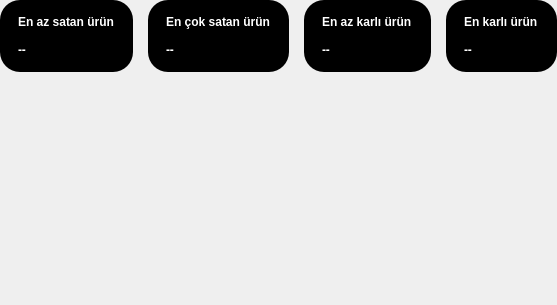
                    <widget class="QWidget" name="_1satis">
                     <layout class="QGridLayout" name="gridLayout_39">
                      <property name="leftMargin">
                       <number>0</number>
                      </property>
                      <property name="topMargin">
                       <number>0</number>
                      </property>
                      <property name="rightMargin">
                       <number>0</number>
                      </property>
                      <property name="bottomMargin">
                       <number>0</number>
                      </property>
                      <item row="0" column="0">
                       <widget class="QWidget" name="widget" native="true">
                        <property name="styleSheet">
                         <string notr="true">QComboBox {
    background-color: black; /* لون الخلفية */
   	border: 2px solid black;
	padding: 10px 20px; 
    border-radius: 8px; /* زوايا دائرية */
    padding: 4px; /* حشوة داخلية */
    color: white; /* لون النص */
    font-size: 16px; /* حجم الخط */
    combobox-popup: 0; /* منع ظهور قائمة منبثقة خارجية */
}

QComboBox:hover {

   	border: 2px solid white;

}

QComboBox::drop-down {
    subcontrol-origin: padding;
    subcontrol-position: top right;
    width: 25px; /* عرض زر القائمة المنسدلة */
    border-left: 1px solid white; /* خط فاصل بين القائمة المنسدلة وبقية الصندوق */
}

QComboBox::down-arrow {
    image: url(:/other ic/icon/other ico/arrow down.png);
    width: 13px;
    height: 13px;
}

QComboBox::down-arrow:on {
	image: url(:/other ic/icon/other ico/arrow up.png)
}

QComboBox QAbstractItemView {
    background-color: black; /* لون خلفية القائمة المنسدلة */
   
    selection-background-color: black; /* لون خلفية العنصر المحدد */
    selection-color: white; /* لون النص للعناصر المحددة */
    color: white; /* لون النص للعناصر غير المحددة */
}
</string>
                        </property>
                        <layout class="QGridLayout" name="gridLayout_68">
                         <property name="leftMargin">
                          <number>0</number>
                         </property>
                         <property name="topMargin">
                          <number>0</number>
                         </property>
                         <property name="rightMargin">
                          <number>0</number>
                         </property>
                         <property name="bottomMargin">
                          <number>2</number>
                         </property>
                         <item row="0" column="0">
                          <layout class="QGridLayout" name="gridLayout_67">
                           <property name="horizontalSpacing">
                            <number>15</number>
                           </property>
                           <item row="0" column="0">
                            <widget class="QLabel" name="EnAzSatilanUrun">
                             <property name="styleSheet">
                              <string notr="true">QLabel {
        color: white;
        background-color: black;
        border-radius: 20px;
        padding: 15px;
		font-weight:700;
    }</string>
                             </property>
                             <property name="text">
                              <string>En az satan ürün

--</string>
                             </property>
                            </widget>
                           </item>
                           <item row="0" column="1">
                            <widget class="QLabel" name="EnCokSatilanUrun">
                             <property name="styleSheet">
                              <string notr="true">QLabel {
        color: white;
        background-color: black;
        border-radius: 20px;
        padding: 15px;
		font-weight:700;
    }</string>
                             </property>
                             <property name="text">
                              <string>En çok satan ürün

--</string>
                             </property>
                            </widget>
                           </item>
                           <item row="0" column="2">
                            <widget class="QLabel" name="EnAzKaraliUrun">
                             <property name="styleSheet">
                              <string notr="true">QLabel {
        color: white;
        background-color: black;
        border-radius: 20px;
        padding: 15px;
		font-weight:700;
    }</string>
                             </property>
                             <property name="text">
                              <string>En az karlı ürün

--</string>
                             </property>
                            </widget>
                           </item>
                           <item row="0" column="3">
                            <widget class="QLabel" name="EnCokKaraliUrun">
                             <property name="styleSheet">
                              <string notr="true">QLabel {
        color: white;
        background-color: black;
        border-radius: 20px;
        padding: 15px;
		font-weight:700;
    }</string>
                             </property>
                             <property name="text">
                              <string>En karlı ürün

--</string>
                             </property>
                            </widget>
                           </item>
                          </layout>
                         </item>
                         <item row="1" column="0">
                          <spacer name="verticalSpacer_7">
                           <property name="orientation">
                            <enum>Qt::Orientation::Vertical</enum>
                           </property>
                           <property name="sizeHint" stdset="0">
                            <size>
                             <width>20</width>
                             <height>231</height>
                            </size>
                           </property>
                          </spacer>
                         </item>
                        </layout>
                       </widget>
                      </item>
                     </layout>
                    </widget>
